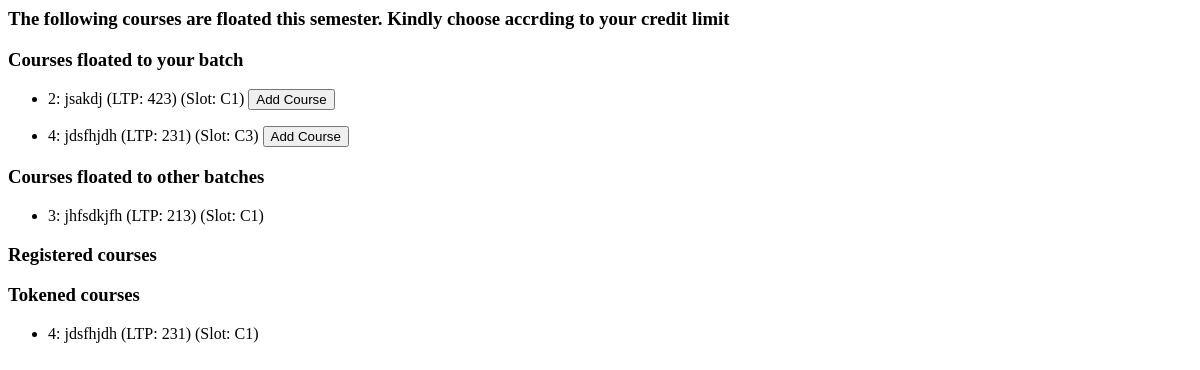
Page /studentportal/register_courses (signed in) on the earlier database version.
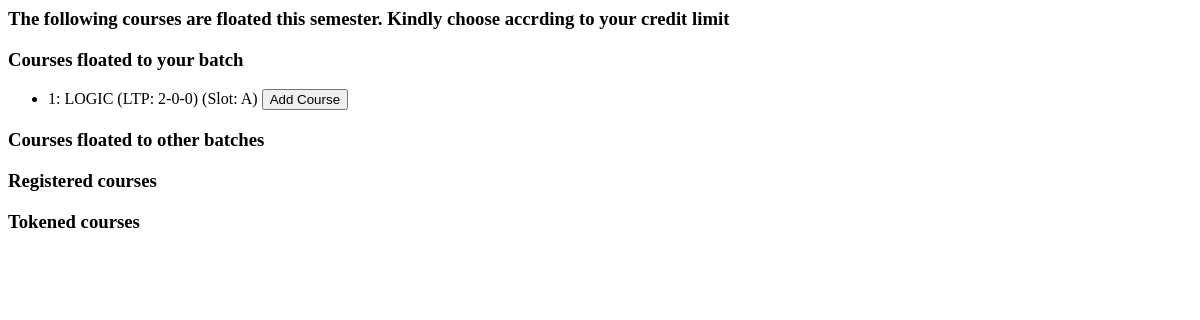
Same page on the later database version.
### studentportal/models.py (models this page shows, shortened)
class teaches(models.Model):
	faculty_id=models.ForeignKey(faculty,on_delete=models.CASCADE)
	course_id=models.ForeignKey(course,on_delete=models.CASCADE)
	semester=models.IntegerField(default=1, validators=[MaxValueValidator(2),MinValueValidator(1)])
	year=models.IntegerField()
	slot=models.CharField(max_length=2)
	min_cgpa_constraint=models.DecimalField(decimal_places=2,max_digits=3)
	batch = models.ManyToManyField(batch)
	class Meta:
		unique_together=('faculty_id','course_id','semester','year','slot')

class course(models.Model):
	course_id=models.CharField(max_length=25,primary_key=True)
	credit_struct=models.CharField(max_length=25)
	title=models.CharField(max_length=40)
	dept_id=models.ForeignKey(department,on_delete=models.CASCADE)

### studentportal/views.py (the view)
def register_courses(request, error_message=None):
	if request.session.has_key('student_id'):
		student_id=request.session['student_id']
		template = loader.get_template('studentportal/register_courses.html')
		student_obj = student.objects.get(student_id = student_id)
		current_year = now.year
		if student_obj.current_sem == 2:
			current_year = current_year - 1
		to_your_batch = []
		to_other_batch = []
		teaches_objs = teaches.objects.filter(year = current_year, semester = student_obj.current_sem)
		for teaches_t in teaches_objs:
			for batch_t in teaches_t.batch.all():
				if batch_t.dept == student_obj.dept_id and batch_t.year == student_obj.current_year:
					if teaches_t in to_other_batch:
						to_other_batch.remove(teaches_t)
					if teaches_t not in to_your_batch:
						to_your_batch.append(teaches_t)
				elif teaches_t not in to_your_batch and teaches_t not in to_other_batch:
						to_other_batch.append(teaches_t)
		successful_registered = []
		tokened = []
		success_reg_obj = successfull_register.objects.filter(student_id = student_obj)
		for success_reg_objs in success_reg_obj:
			if success_reg_objs.teaches in to_your_batch:
				to_your_batch.remove(success_reg_objs.teaches)
			successful_registered.append(success_reg_objs.teaches)
		tokened_obj = token.objects.filter(student_obj = student_obj)
		for tokened_objs in tokened_obj:
			if tokened_objs.teaches in to_your_batch:
				to_your_batch.remove(tokened_objs.teaches)
			elif tokened_objs.teaches in to_other_batch:
				to_other_batch.remove(tokened_objs.teaches)
			tokened.append(tokened_objs.teaches)
		context = {'student_obj':student_obj,
			'to_your_batch': to_your_batch,
			'to_other_batch': to_other_batch,
		 	'successful_registered': successful_registered,
		 	'tokened': tokened,
		 	'error_message': error_message
		}
		return HttpResponse(template.render(context,request))
	else:
		return redirect('/studentportal/')

### studentportal/templates/studentportal/register_courses.html (shortened to what this page needs)
<h3>The following courses are floated this semester. Kindly choose accrding to your credit limit</h3>
<h3>Courses floated to your batch</h3>
<ul>
{% for to_your_batch_objs in to_your_batch%}
<form action="{% url 'studentportal:add_course_batch'%}" method="post">
	<li>{{to_your_batch_objs.course_id.course_id}}: {{to_your_batch_objs.course_id.title}} (LTP: {{to_your_batch_objs.course_id.credit_struct}}) (Slot: {{to_your_batch_objs.slot}})
	<button type="submit" name="Add_Course" value="{{to_your_batch_objs.faculty_id.faculty_id}}+{{to_your_batch_objs.course_id.course_id}}+{{to_your_batch_objs.semester}}+{{to_your_batch_objs.year}}+{{to_your_batch_objs.slot}}">Add Course</button>
	</li>
</form>
{% endfor %}
</ul>
<h3>Courses floated to other batches</h3>
<ul>
{% for to_other_batch_objs in to_other_batch%}
<li>{{to_other_batch_objs.course_id.course_id}}: {{to_other_batch_objs.course_id.title}} (LTP: {{to_other_batch_objs.course_id.credit_struct}}) (Slot: {{to_other_batch_objs.slot}})</li>
{% endfor %}
</ul>
<h3>Registered courses</h3>
<h3>Tokened courses</h3>
<ul>
{% for tokened_objs in tokened%}
<li>{{tokened_objs.course_id.course_id}}: {{tokened_objs.course_id.title}} (LTP: {{tokened_objs.course_id.credit_struct}}) (Slot: {{tokened_objs.slot}})</li>
{% endfor %}
</ul>

Differences in the rows shown:
removed teaches: course_id.course_id "2", course_id "jsakdj", course_id.credit_struct "423", slot "C1", shown under "Courses floated to your batch"
removed teaches: course_id.course_id "4", course_id "jdsfhjdh", course_id.credit_struct "231", slot "C3", shown under "Courses floated to your batch"
removed teaches: course_id.course_id "3", course_id "jhfsdkjfh", course_id.credit_struct "213", slot "C1", shown under "Courses floated to other batches"
removed teaches: course_id.course_id "4", course_id "jdsfhjdh", course_id.credit_struct "231", slot "C1", shown under "Tokened courses"
now on this page (row edited): teaches: course_id.course_id "1", course_id "LOGIC", course_id.credit_struct "2-0-0", slot "A", shown under "Courses floated to your batch"
